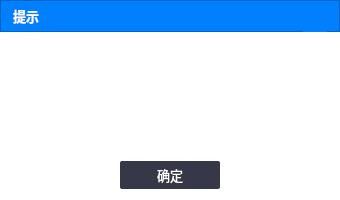
<?xml version="1.0" encoding="UTF-8"?>
<ui version="4.0">
 <class>MessageTipsDialog</class>
 <widget class="QDialog" name="MessageTipsDialog">
  <property name="geometry">
   <rect>
    <x>0</x>
    <y>0</y>
    <width>340</width>
    <height>200</height>
   </rect>
  </property>
  <property name="font">
   <font>
    <pointsize>10</pointsize>
   </font>
  </property>
  <property name="windowTitle">
   <string>Dialog</string>
  </property>
  <property name="styleSheet">
   <string notr="true">background-color:#FFFFFFFF;</string>
  </property>
  <layout class="QVBoxLayout" name="verticalLayout">
   <property name="leftMargin">
    <number>0</number>
   </property>
   <property name="topMargin">
    <number>0</number>
   </property>
   <property name="rightMargin">
    <number>0</number>
   </property>
   <item>
    <widget class="QFrame" name="frame">
     <property name="minimumSize">
      <size>
       <width>0</width>
       <height>32</height>
      </size>
     </property>
     <property name="maximumSize">
      <size>
       <width>16777215</width>
       <height>32</height>
      </size>
     </property>
     <property name="palette">
      <palette>
       <active>
        <colorrole role="Button">
         <brush brushstyle="SolidPattern">
          <color alpha="255">
           <red>0</red>
           <green>128</green>
           <blue>255</blue>
          </color>
         </brush>
        </colorrole>
        <colorrole role="Base">
         <brush brushstyle="SolidPattern">
          <color alpha="255">
           <red>0</red>
           <green>128</green>
           <blue>255</blue>
          </color>
         </brush>
        </colorrole>
        <colorrole role="Window">
         <brush brushstyle="SolidPattern">
          <color alpha="255">
           <red>0</red>
           <green>128</green>
           <blue>255</blue>
          </color>
         </brush>
        </colorrole>
       </active>
       <inactive>
        <colorrole role="Button">
         <brush brushstyle="SolidPattern">
          <color alpha="255">
           <red>0</red>
           <green>128</green>
           <blue>255</blue>
          </color>
         </brush>
        </colorrole>
        <colorrole role="Base">
         <brush brushstyle="SolidPattern">
          <color alpha="255">
           <red>0</red>
           <green>128</green>
           <blue>255</blue>
          </color>
         </brush>
        </colorrole>
        <colorrole role="Window">
         <brush brushstyle="SolidPattern">
          <color alpha="255">
           <red>0</red>
           <green>128</green>
           <blue>255</blue>
          </color>
         </brush>
        </colorrole>
       </inactive>
       <disabled>
        <colorrole role="Button">
         <brush brushstyle="SolidPattern">
          <color alpha="255">
           <red>0</red>
           <green>128</green>
           <blue>255</blue>
          </color>
         </brush>
        </colorrole>
        <colorrole role="Base">
         <brush brushstyle="SolidPattern">
          <color alpha="255">
           <red>0</red>
           <green>128</green>
           <blue>255</blue>
          </color>
         </brush>
        </colorrole>
        <colorrole role="Window">
         <brush brushstyle="SolidPattern">
          <color alpha="255">
           <red>0</red>
           <green>128</green>
           <blue>255</blue>
          </color>
         </brush>
        </colorrole>
       </disabled>
      </palette>
     </property>
     <property name="styleSheet">
      <string notr="true">background-color:#FF0080FF;</string>
     </property>
     <property name="frameShape">
      <enum>QFrame::StyledPanel</enum>
     </property>
     <property name="frameShadow">
      <enum>QFrame::Raised</enum>
     </property>
     <layout class="QHBoxLayout" name="horizontalLayout_2">
      <property name="spacing">
       <number>0</number>
      </property>
      <property name="leftMargin">
       <number>12</number>
      </property>
      <property name="topMargin">
       <number>0</number>
      </property>
      <property name="rightMargin">
       <number>12</number>
      </property>
      <property name="bottomMargin">
       <number>0</number>
      </property>
      <item>
       <widget class="QLabel" name="label_2">
        <property name="palette">
         <palette>
          <active>
           <colorrole role="WindowText">
            <brush brushstyle="SolidPattern">
             <color alpha="255">
              <red>255</red>
              <green>255</green>
              <blue>255</blue>
             </color>
            </brush>
           </colorrole>
           <colorrole role="Button">
            <brush brushstyle="SolidPattern">
             <color alpha="255">
              <red>0</red>
              <green>128</green>
              <blue>255</blue>
             </color>
            </brush>
           </colorrole>
           <colorrole role="Base">
            <brush brushstyle="SolidPattern">
             <color alpha="255">
              <red>0</red>
              <green>128</green>
              <blue>255</blue>
             </color>
            </brush>
           </colorrole>
           <colorrole role="Window">
            <brush brushstyle="SolidPattern">
             <color alpha="255">
              <red>0</red>
              <green>128</green>
              <blue>255</blue>
             </color>
            </brush>
           </colorrole>
          </active>
          <inactive>
           <colorrole role="WindowText">
            <brush brushstyle="SolidPattern">
             <color alpha="255">
              <red>255</red>
              <green>255</green>
              <blue>255</blue>
             </color>
            </brush>
           </colorrole>
           <colorrole role="Button">
            <brush brushstyle="SolidPattern">
             <color alpha="255">
              <red>0</red>
              <green>128</green>
              <blue>255</blue>
             </color>
            </brush>
           </colorrole>
           <colorrole role="Base">
            <brush brushstyle="SolidPattern">
             <color alpha="255">
              <red>0</red>
              <green>128</green>
              <blue>255</blue>
             </color>
            </brush>
           </colorrole>
           <colorrole role="Window">
            <brush brushstyle="SolidPattern">
             <color alpha="255">
              <red>0</red>
              <green>128</green>
              <blue>255</blue>
             </color>
            </brush>
           </colorrole>
          </inactive>
          <disabled>
           <colorrole role="Button">
            <brush brushstyle="SolidPattern">
             <color alpha="255">
              <red>0</red>
              <green>128</green>
              <blue>255</blue>
             </color>
            </brush>
           </colorrole>
           <colorrole role="Base">
            <brush brushstyle="SolidPattern">
             <color alpha="255">
              <red>0</red>
              <green>128</green>
              <blue>255</blue>
             </color>
            </brush>
           </colorrole>
           <colorrole role="Window">
            <brush brushstyle="SolidPattern">
             <color alpha="255">
              <red>0</red>
              <green>128</green>
              <blue>255</blue>
             </color>
            </brush>
           </colorrole>
          </disabled>
         </palette>
        </property>
        <property name="font">
         <font>
          <pointsize>10</pointsize>
          <bold>true</bold>
         </font>
        </property>
        <property name="text">
         <string>提示</string>
        </property>
       </widget>
      </item>
      <item>
       <spacer name="horizontalSpacer">
        <property name="orientation">
         <enum>Qt::Horizontal</enum>
        </property>
        <property name="sizeHint" stdset="0">
         <size>
          <width>507</width>
          <height>9</height>
         </size>
        </property>
       </spacer>
      </item>
      <item>
       <widget class="QPushButton" name="pushButton_2">
        <property name="minimumSize">
         <size>
          <width>24</width>
          <height>32</height>
         </size>
        </property>
        <property name="maximumSize">
         <size>
          <width>24</width>
          <height>32</height>
         </size>
        </property>
        <property name="styleSheet">
         <string notr="true">QPushButton:hover {
     background-color: #FFD31111
 }
 QPushButton:flat {
     border: none; /* no border for a flat push button */
 }

 QPushButton:default {
     border-color: navy; /* make the default button prominent */
 }
</string>
        </property>
        <property name="text">
         <string/>
        </property>
        <property name="icon">
         <iconset resource="res.qrc">
          <normaloff>:/login/resource/login/close.png</normaloff>:/login/resource/login/close.png</iconset>
        </property>
        <property name="iconSize">
         <size>
          <width>24</width>
          <height>32</height>
         </size>
        </property>
        <property name="flat">
         <bool>true</bool>
        </property>
       </widget>
      </item>
     </layout>
    </widget>
   </item>
   <item>
    <spacer name="verticalSpacer_2">
     <property name="orientation">
      <enum>Qt::Vertical</enum>
     </property>
     <property name="sizeHint" stdset="0">
      <size>
       <width>20</width>
       <height>40</height>
      </size>
     </property>
    </spacer>
   </item>
   <item>
    <widget class="QLabel" name="labelText">
     <property name="minimumSize">
      <size>
       <width>0</width>
       <height>40</height>
      </size>
     </property>
     <property name="font">
      <font>
       <pointsize>10</pointsize>
      </font>
     </property>
     <property name="styleSheet">
      <string notr="true">color:#FF525252</string>
     </property>
     <property name="text">
      <string/>
     </property>
     <property name="alignment">
      <set>Qt::AlignCenter</set>
     </property>
    </widget>
   </item>
   <item>
    <spacer name="verticalSpacer">
     <property name="orientation">
      <enum>Qt::Vertical</enum>
     </property>
     <property name="sizeHint" stdset="0">
      <size>
       <width>20</width>
       <height>40</height>
      </size>
     </property>
    </spacer>
   </item>
   <item>
    <layout class="QHBoxLayout" name="horizontalLayout">
     <item>
      <spacer name="horizontalSpacer_2">
       <property name="orientation">
        <enum>Qt::Horizontal</enum>
       </property>
       <property name="sizeHint" stdset="0">
        <size>
         <width>40</width>
         <height>20</height>
        </size>
       </property>
      </spacer>
     </item>
     <item>
      <widget class="QPushButton" name="btnOK">
       <property name="minimumSize">
        <size>
         <width>100</width>
         <height>28</height>
        </size>
       </property>
       <property name="font">
        <font>
         <pointsize>10</pointsize>
        </font>
       </property>
       <property name="styleSheet">
        <string notr="true"> QPushButton {
     border: 0px solid #555764;
     border-radius:2px;
	 background-color: #FF363847;
	 color:#FFFFFFFF;
 }
QPushButton:hover
{
	border:0px solid  #FF27282B;
	background-color: #FF27282B;
}
 QPushButton:pressed {
     border: 0px solid #555764;
     border-radius: 2px;
	 background-color: #FF555764;
	 color:#FFFFFFFF;
 }
QPushButton:disabled
{
 background-color: #FFC1C1C1;
 color:#FFFFFFFF;
}

 QPushButton:flat {
     border: none; /* no border for a flat push button */
 }

 QPushButton:default {
     border-color: navy; /* make the default button prominent */
 }
</string>
       </property>
       <property name="text">
        <string>确定</string>
       </property>
      </widget>
     </item>
     <item>
      <spacer name="horizontalSpacer_3">
       <property name="orientation">
        <enum>Qt::Horizontal</enum>
       </property>
       <property name="sizeHint" stdset="0">
        <size>
         <width>40</width>
         <height>20</height>
        </size>
       </property>
      </spacer>
     </item>
    </layout>
   </item>
  </layout>
 </widget>
 <resources>
  <include location="res.qrc"/>
 </resources>
 <connections/>
</ui>
